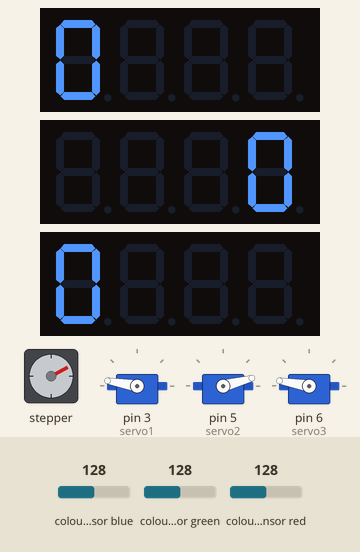
This sketch was run on a simulated Arduino Uno, built with avr-gcc and run on an emulated ATmega328P. On the bench: stepper motor, 3 × 4-digit seven-segment display, 3 × servo. Wiring (inferred from the names in the program): TCS3200 colour sensor: output pin 11; S2 pin 7; S3 pin 10; S0 pin 2; S1 pin 4; stepper motor driver (200 steps per turn assumed): step pin 9; direction pin 8. The test bench sets the inputs (shaded band); at power-on: colour sensor red 128, colour sensor blue 128, colour sensor green 128. What the sketch prints to the serial monitor is not drawn.

Above: at 2.3 s.
2.4 s: colour sensor red set to 134
At 3.15 s:
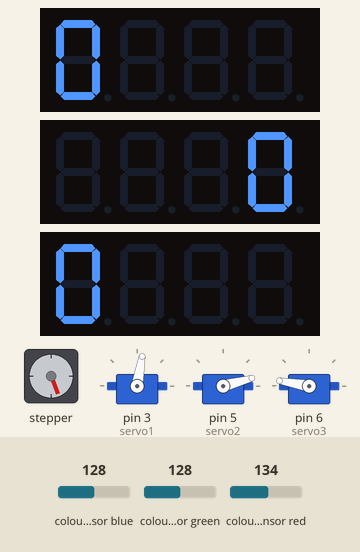
4.8 s: colour sensor blue set to 136
At 5.55 s:
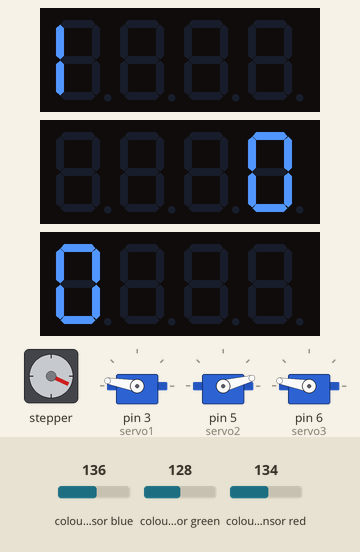
7.2 s: colour sensor green set to 139
At 7.65 s:
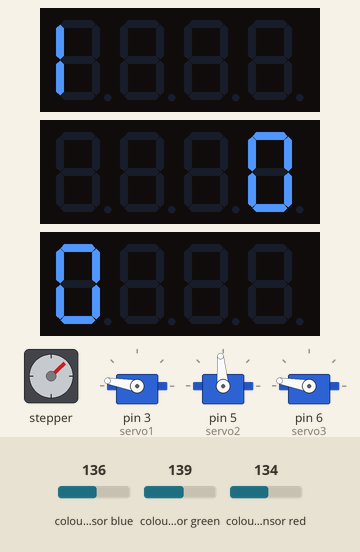
9.6 s: colour sensor blue set to 191
At 10.35 s:
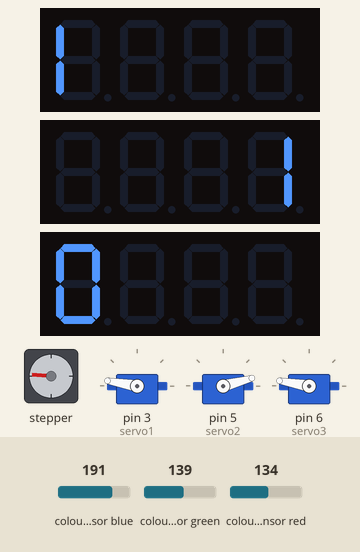
15.0 s: colour sensor green set to 191
At 16.05 s:
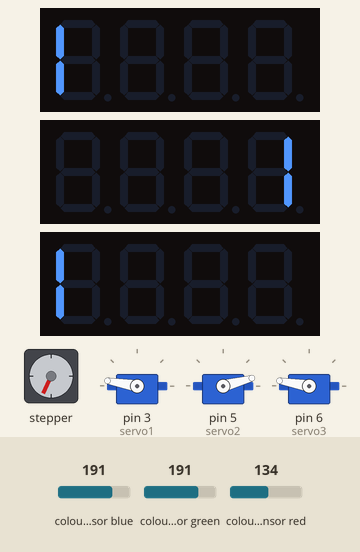
18.0 s: colour sensor red set to 250
At 21.46 s:
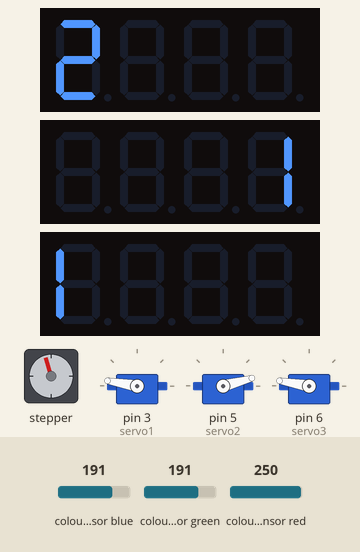
Timing chart, 0 to 24.3 s (numbered marks = the images above; inputs shaded):
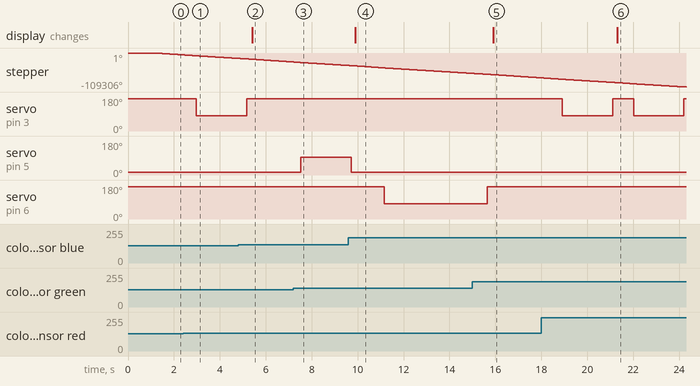

Measured:
- the behaviour switches between 131 and 132 on colour sensor red (found by bisection; images 0 and 1)
- the behaviour switches between 131 and 132 on colour sensor blue (found by bisection; images 1 and 2)
- the behaviour switches between 136 and 137 on colour sensor green (found by bisection; images 2 and 3)
- after the input at 2.4 s, servo on pin 3 (servo1): 170° → 80° after 0.58 s
- after the input at 4.8 s, servo on pin 3 (servo1): goes on until 5.2 s, then stays 170°
- after the input at 7.2 s, servo on pin 5 (servo2): 15° → 95° after 0.33 s
- after the input at 9.6 s, servo on pin 5 (servo2): goes on until 9.7 s, then stays 15°; servo on pin 6 (servo3): 170° → 80° after 1.6 s
- after the input at 15.0 s, servo on pin 6 (servo3): goes on until 15.6 s, then stays 170°
- after the input at 18.0 s, servo on pin 3 (servo1): alternates 170° for 0.90 s and 80° for 2.2 s, starting after 0.92 s; the display: changes after 3.3 s (image 6)

The sketch:

CODBANDAFINAL.ino
```cpp
#include <Servo.h>
#include <TM1637Display.h>

const int pinStep = 9;
const int pinDir = 8;
Servo servo1, servo2, servo3;

// === CONFIGURARE PINI PENTRU CELE 3 ECRANE ===
#define CLK_ROSU 12
#define DIO_ROSU 13
#define CLK_VERDE A0
#define DIO_VERDE A1
#define CLK_ALBASTRU A2
#define DIO_ALBASTRU A3

TM1637Display displayRosu(CLK_ROSU, DIO_ROSU);
TM1637Display displayVerde(CLK_VERDE, DIO_VERDE);
TM1637Display displayAlbastru(CLK_ALBASTRU, DIO_ALBASTRU);

// Contoare piese
int pieseRosii = 0;
int pieseVerzi = 0;
int pieseAlbastre = 0;

// PINII PENTRU SENZORUL TCS3200
const int S0 = 2;
const int S1 = 4;
const int S2 = 7;
const int S3 = 10;
const int sensorOut = 11;

unsigned long counter = 0;


unsigned long asteptareServo1 = 300;
unsigned long asteptareServo2 = 300;
unsigned long asteptareServo3 = 850;

boolean piesaPeDrum = false;
unsigned long momentDeschidere = 0;
int bratDeActionat = 0;

unsigned long blocareSenzorPanaLa = 0;

const unsigned long durataStandard = 2200;
const unsigned long durataAlbastru = 4500;

unsigned long durataCurenta = 0;

// MATRICE PENTRU ECRANELE ROTITE LA 180 GRADE
const uint8_t cifreInversate[] = {
  0b00111111, // 0
  0b00110000, // 1
  0b01011011, // 2
  0b01111001, // 3
  0b01110100, // 4
  0b01101101, // 5
  0b01101111, // 6
  0b00111000, // 7
  0b01111111, // 8
  0b01111101  // 9
};

//  FUNCTIA CARE AFIȘEAZĂ  ORDINEA ȘI SEGMENTELE
void afiseazaInversatMacheta(TM1637Display &disp, int numar) {
  disp.clear();

  if (numar < 10) {
    uint8_t date[] = { cifreInversate[numar] };
    disp.setSegments(date, 1, 0);
  }
  else if (numar >= 10 && numar < 100) {
    int unitati = numar % 10;
    int zeci = numar / 10;

    uint8_t dateZeci[] = { cifreInversate[zeci] };
    uint8_t dateUnitati[] = { cifreInversate[unitati] };

    disp.setSegments(dateZeci, 1, 1);
    disp.setSegments(dateUnitati, 1, 0);
  }
}

void setup() {
  Serial.begin(9600);
  Serial.println("--- SYSTEM ONLINE: SENSIBILITATE VERDE SPORITĂ ---");

  displayRosu.setBrightness(7);
  displayVerde.setBrightness(7);
  displayAlbastru.setBrightness(7);

  displayRosu.clear();
  displayVerde.clear();
  displayAlbastru.clear();

  afiseazaInversatMacheta(displayRosu, pieseRosii);
  displayVerde.showNumberDec(pieseVerzi);
  afiseazaInversatMacheta(displayAlbastru, pieseAlbastre);

  pinMode(pinStep, OUTPUT);
  pinMode(pinDir, OUTPUT);
  digitalWrite(pinDir, LOW);

  pinMode(S0, OUTPUT);
  pinMode(S1, OUTPUT);
  pinMode(S2, OUTPUT);
  pinMode(S3, OUTPUT);
  pinMode(sensorOut, INPUT);

  digitalWrite(S0, HIGH);
  digitalWrite(S1, LOW);

  servo1.attach(3);
  servo2.attach(5);
  servo3.attach(6);

  servo1.write(170);
  servo2.write(15);
  servo3.write(170);
  delay(1000);

  for (int i = 0; i < 100; i++) {
    int v = map(i, 0, 99, 500, 300);
    digitalWrite(pinStep, HIGH);
    delayMicroseconds(10);
    digitalWrite(pinStep, LOW);
    delayMicroseconds(v);
  }
}

void loop() {
  digitalWrite(pinStep, HIGH);
  delayMicroseconds(10);
  digitalWrite(pinStep, LOW);
  delayMicroseconds(300);

  counter++;
  unsigned long timpCurent = millis();

  if (!piesaPeDrum && timpCurent > blocareSenzorPanaLa && counter % 2000 == 0) {
    digitalWrite(S2, LOW);  digitalWrite(S3, LOW);
    int rosu = pulseIn(sensorOut, LOW, 4000);

    digitalWrite(S2, LOW);  digitalWrite(S3, HIGH);
    int albastru = pulseIn(sensorOut, LOW, 4000);

    digitalWrite(S2, HIGH); digitalWrite(S3, HIGH);
    int verde = pulseIn(sensorOut, LOW, 4000);


    if (rosu < 140 || albastru < 140 || verde < 140) {

      // A) DETECTAT VERDE
      if (verde < albastru && verde < rosu) {
        bratDeActionat = 2;
        momentDeschidere = timpCurent + asteptareServo2;
        durataCurenta = durataStandard;
        piesaPeDrum = true;
        blocareSenzorPanaLa = timpCurent + 1500;
        Serial.println(">> DETECTAT VERDE");
      }
      // B) DETECTAT ROȘU
      else if (rosu < albastru && rosu < verde) {
        bratDeActionat = 1;
        momentDeschidere = timpCurent + asteptareServo1;
        durataCurenta = durataStandard;
        piesaPeDrum = true;
        blocareSenzorPanaLa = timpCurent + 1500;
        Serial.println(">> DETECTAT ROȘU");
      }
      // C) DETECTAT ALBASTRU
      else if (albastru < rosu && albastru < verde) {
        bratDeActionat = 3;
        momentDeschidere = timpCurent + asteptareServo3;
        durataCurenta = durataAlbastru;
        piesaPeDrum = true;
        blocareSenzorPanaLa = timpCurent + 1500;
        Serial.println(">> DETECTAT ALBASTRU");
      }
    }
  }

  if (piesaPeDrum) {
    if (timpCurent >= momentDeschidere && timpCurent < (momentDeschidere + durataCurenta)) {
      if (bratDeActionat == 1) servo1.write(80);
      if (bratDeActionat == 2) servo2.write(95);
      if (bratDeActionat == 3) servo3.write(80);
    }
    else if (timpCurent >= (momentDeschidere + durataCurenta)) {

      servo1.write(170);
      servo2.write(15);
      servo3.write(170);

      if (bratDeActionat == 1) {
        pieseRosii++;
        afiseazaInversatMacheta(displayRosu, pieseRosii);
      }
      else if (bratDeActionat == 2) {
        pieseVerzi++;
        displayVerde.showNumberDec(pieseVerzi);
      }
      else if (bratDeActionat == 3) {
        pieseAlbastre++;
        afiseazaInversatMacheta(displayAlbastru, pieseAlbastre);
      }

      piesaPeDrum = false;
      bratDeActionat = 0;
      durataCurenta = 0;
    }
  }
}
```
